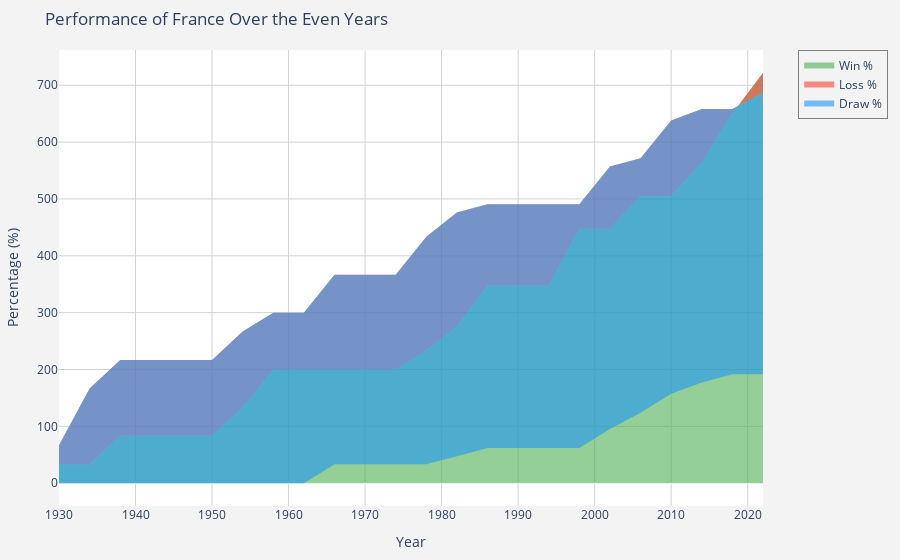

Here is the notebook cell this chart was saved with:
### Code cell
team_performance_over_years('France', matches_df)

### Figure 1 — Plotly figure (JSON) as saved in the notebook; plotly's stock layout.template omitted (floating-point values rounded to 4 significant figures)
{"data": [{"fill": "tonexty", "fillcolor": "rgba(76, 175, 80, 0.6)", "line": {"color": "#4CAF50", "width": 3}, "mode": "none", "name": "Win %", "type": "scatter", "x": [1930, 1934, 1938, 1950, 1954, 1958, 1962, 1966, 1970, 1974, 1978, 1982, 1986, 1990, 1994, 1998, 2002, 2006, 2010, 2014, 2018, 2022], "y": [33.33, 33.33, 83.33, 83.33, 133.3, 200.0, 200.0, 200.0, 200.0, 200.0, 233.3, 276.2, 347.6, 347.6, 347.6, 447.6, 447.6, 504.8, 504.8, 564.8, 650.5, 721.9]}, {"fill": "tonexty", "fillcolor": "rgba(244, 67, 54, 0.6)", "line": {"color": "#F44336", "width": 3}, "mode": "none", "name": "Loss %", "type": "scatter", "x": [1930, 1934, 1938, 1950, 1954, 1958, 1962, 1966, 1970, 1974, 1978, 1982, 1986, 1990, 1994, 1998, 2002, 2006, 2010, 2014, 2018, 2022], "y": [66.67, 166.7, 216.7, 216.7, 266.7, 300.0, 300.0, 366.7, 366.7, 366.7, 433.3, 476.2, 490.5, 490.5, 490.5, 490.5, 557.1, 571.4, 638.1, 658.1, 658.1, 686.7]}, {"fill": "tonexty", "fillcolor": "rgba(33, 150, 243, 0.6)", "line": {"color": "#2196F3", "width": 3}, "mode": "none", "name": "Draw %", "type": "scatter", "x": [1930, 1934, 1938, 1950, 1954, 1958, 1962, 1966, 1970, 1974, 1978, 1982, 1986, 1990, 1994, 1998, 2002, 2006, 2010, 2014, 2018, 2022], "y": [0, 0, 0, 0, 0, 0, 0, 33.33, 33.33, 33.33, 33.33, 47.62, 61.9, 61.9, 61.9, 61.9, 95.24, 123.8, 157.1, 177.1, 191.4, 191.4]}], "layout": {"legend": {"bgcolor": "rgba(255, 255, 255, 0)", "bordercolor": "gray", "borderwidth": 1, "font": {"size": 12}, "traceorder": "normal", "x": 1.05, "y": 1}, "margin": {"b": 50, "l": 50, "r": 50, "t": 50}, "paper_bgcolor": "rgb(243, 243, 243)", "plot_bgcolor": "white", "showlegend": true, "title": {"text": "Performance of France Over the Even Years"}, "xaxis": {"gridcolor": "lightgray", "gridwidth": 1, "showgrid": true, "title": {"text": "Year"}}, "yaxis": {"gridcolor": "lightgray", "gridwidth": 1, "showgrid": true, "title": {"text": "Percentage (%)"}}}}
